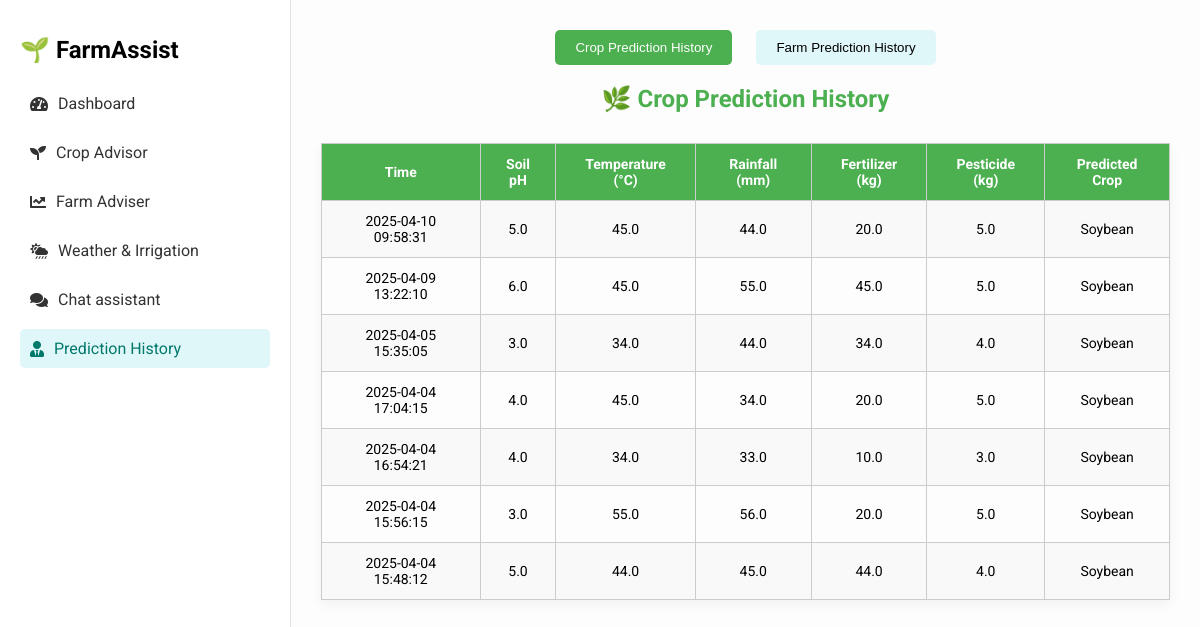
The app's page /history with its own data.
### app.py (models this page shows, shortened)
class CropPrediction(db.Model):
    __bind_key__ = 'crops'  # Uses the crops database
    __tablename__ = 'crop_predictions'
    id = db.Column(db.Integer, primary_key=True)
    soil_ph = db.Column(db.Float, nullable=False)
    temperature = db.Column(db.Float, nullable=False)
    rainfall = db.Column(db.Float, nullable=False)
    fertilizer = db.Column(db.Float, nullable=False)
    pesticide = db.Column(db.Float, nullable=False)
    predicted_crop = db.Column(db.String(50), nullable=False)
    prediction_time = db.Column(db.DateTime, default=datetime.utcnow)

### app.py (the view)
@app.route('/history')
def history():
    crop_predictions = CropPrediction.query.order_by(CropPrediction.prediction_time.desc()).all()
    profit_predictions = ProfitPrediction.query.order_by(ProfitPrediction.id.desc()).all()
    return render_template('history.html',
                           crop_predictions=crop_predictions,
                           profit_predictions=profit_predictions)

### templates/history.html (shortened to what this page needs)
<!DOCTYPE html>
<html lang="en">
<head>
    <link href="https://cdnjs.cloudflare.com/ajax/libs/font-awesome/5.15.3/css/all.min.css" rel="stylesheet"/>
</head>
<body>
    <div class="container">
        <div class="sidebar">
            <h1>🌱 FarmAssist</h1>
            <ul>
                <li><a href="/"><i class="fas fa-tachometer-alt"></i>  Dashboard</a></li>
                <li><a href="{{ url_for('crop_adviser') }}"><i class="fas fa-seedling"></i>  Crop Advisor</a></li>
                <li>
                    <a href="{{ url_for('Farm_adviser') }}">
                        <i class="fas fa-chart-line"></i>
                        Farm Adviser
                    </a>
                </li>
                <li><a href="{{ url_for('Weather_Irrigation') }}"><i class="fas fa-cloud-sun-rain"></i>  Weather & Irrigation</a></li>
                <li><a href="{{ url_for('chatbot') }}"><i class="fas fa-comments"></i> Chat assistant </a></li>
                <li><a class="active" href="{{ url_for('history') }}"><i class="fas fa-user-tie"></i>  Prediction History</a></li>
            </ul>
        </div>
        <div class="main-content">
            <div class="tab-container">
                <button class="tab-button active" onclick="showCropHistory()">Crop Prediction History</button>
                <button class="tab-button" onclick="showFarmHistory()">Farm Prediction History</button>
            </div>
            <div id="crop-history">
                <h2>🌿 Crop Prediction History</h2>
                <table>
                    <tr>
                        <th>Time</th>
                        <th>Soil pH</th>
                        <th>Temperature (°C)</th>
                        <th>Rainfall (mm)</th>
                        <th>Fertilizer (kg)</th>
                        <th>Pesticide (kg)</th>
                        <th>Predicted Crop</th>
                    </tr>
                    {% for p in crop_predictions %}
                    <tr>
                        <td>{{ p.prediction_time.strftime('%Y-%m-%d %H:%M:%S') }}</td>
                        <td>{{ p.soil_ph }}</td>
                        <td>{{ p.temperature }}</td>
                        <td>{{ p.rainfall }}</td>
                        <td>{{ p.fertilizer }}</td>
                        <td>{{ p.pesticide }}</td>
                        <td>{{ p.predicted_crop }}</td>
                    </tr>
                    {% endfor %}
                </table>
            </div>
        </div>
    </div>
</body>
</html>

### templates/history.html (style rules this page uses)
body { font-family: 'Roboto', sans-serif; margin: 0; padding: 0; background-color: #fdfdfd; }
.container { display: flex; min-height: 100vh; }
.sidebar { width: 250px; background-color: #ffffff; border-right: 1px solid #e0e0e0; height: 100vh; padding: 20px; }
.sidebar h1 { font-size: 24px; margin-bottom: 20px; display: flex; align-items: center; }
.sidebar ul { list-style: none; padding: 0; }
.sidebar ul li { margin-bottom: 10px; }
.sidebar ul li a { text-decoration: none; color: #333; font-size: 16px; display: flex; align-items: center; padding: 10px; border-radius: 5px; }
.sidebar ul li a:hover, .sidebar ul li a.active { background-color: #e0f7fa; color: #00796b; }
.sidebar ul li a i { margin-right: 10px; }
.main-content { flex-grow: 1; padding: 20px; }
.main-content { flex: 1; padding: 30px; }
h2 { margin-bottom: 30px; text-align: center; color: #4caf50; }
table { border-collapse: collapse; width: 100%; margin: 0 auto; box-shadow: 0 4px 12px rgba(0, 0, 0, 0.05); }
th, td { padding: 12px 15px; border: 1px solid #ccc; text-align: center; font-size: 14px; }
th { background-color: #4caf50; color: white; }
tr:nth-child(even) { background-color: #f9f9f9; }
.tab-container { margin-bottom: 20px; text-align: center; }
.tab-button { padding: 10px 20px; margin: 0 10px; background-color: #e0f7fa; border: none; border-radius: 5px; cursor: pointer; font-weight: 500; }
.tab-button.active { background-color: #4caf50; color: white; }

### records on screen
CropPrediction: prediction_time "2025-04-10 09:58:31", soil_ph "5.0", temperature "45.0", rainfall "44.0", fertilizer "20.0", pesticide "5.0", predicted_crop "Soybean"
CropPrediction: prediction_time "2025-04-09 13:22:10", soil_ph "6.0", temperature "45.0", rainfall "55.0", fertilizer "45.0", pesticide "5.0", predicted_crop "Soybean"
CropPrediction: prediction_time "2025-04-05 15:35:05", soil_ph "3.0", temperature "34.0", rainfall "44.0", fertilizer "34.0", pesticide "4.0", predicted_crop "Soybean"
CropPrediction: prediction_time "2025-04-04 17:04:15", soil_ph "4.0", temperature "45.0", rainfall "34.0", fertilizer "20.0", pesticide "5.0", predicted_crop "Soybean"
CropPrediction: prediction_time "2025-04-04 16:54:21", soil_ph "4.0", temperature "34.0", rainfall "33.0", fertilizer "10.0", pesticide "3.0", predicted_crop "Soybean"
CropPrediction: prediction_time "2025-04-04 15:56:15", soil_ph "3.0", temperature "55.0", rainfall "56.0", fertilizer "20.0", pesticide "5.0", predicted_crop "Soybean"
CropPrediction: prediction_time "2025-04-04 15:48:12", soil_ph "5.0", temperature "44.0", rainfall "45.0", fertilizer "44.0", pesticide "4.0", predicted_crop "Soybean"
